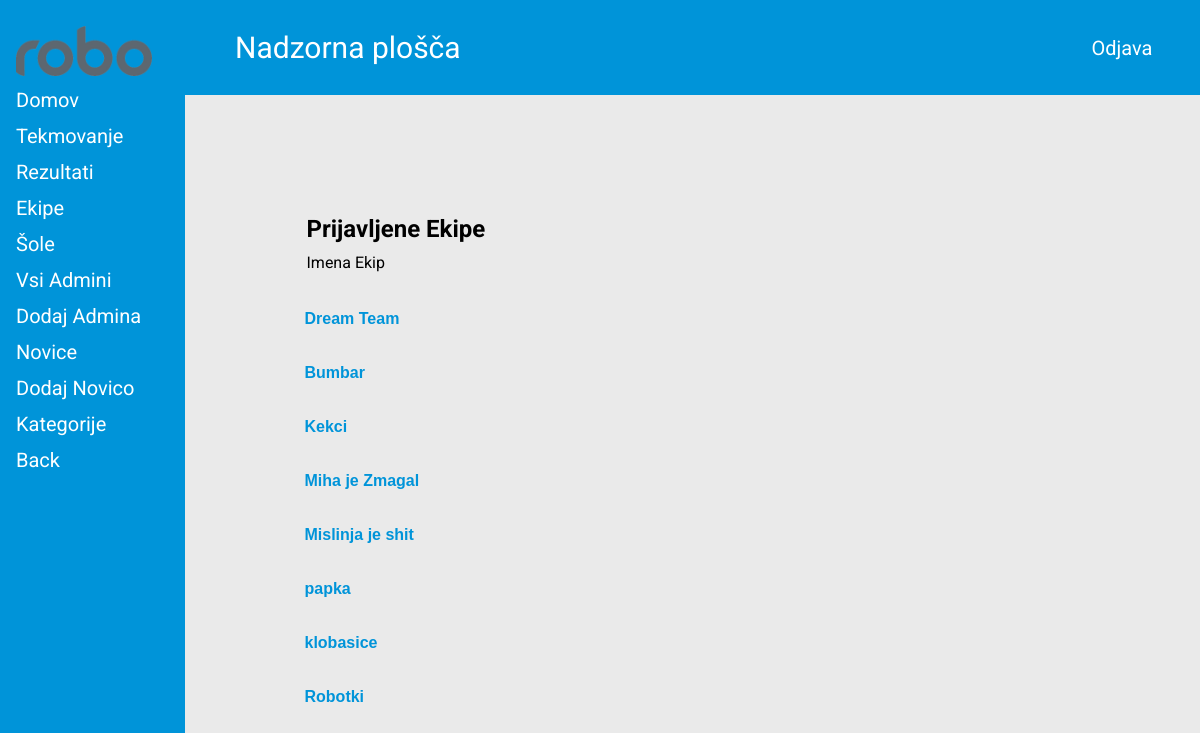
/admin/admin-teams.php (signed in), run on the app's committed database.
### tables this page shows
CREATE TABLE `teams` (
  `id` int(11) NOT NULL,
  `t_name` char(100) DEFAULT NULL,
  `school_id` int(11) DEFAULT NULL,
  `category_id` int(11) DEFAULT NULL,
  `u1` char(255) DEFAULT NULL,
  `u2` char(255) DEFAULT NULL,
  `u3` char(255) DEFAULT NULL,
  `u4` char(255) DEFAULT NULL,
  `u5` char(255) DEFAULT NULL,
  `m1` char(255) DEFAULT NULL,
  `m2` char(255) DEFAULT NULL
);

### admin/admin-teams.php (the view, shortened to what this page needs)
<?php
if ($_SESSION['loggedin'] == true) {
    require("../db.php");
?>
<!DOCTYPE html>
<html lang="en">
<head>
    <link rel="stylesheet" href="../css/admin-teams.css">
</head>
<body>
<div id="page-container">
    <?php include 'admin-header.php'; ?>
    <div class="main">
        <div class="question">
            <div class="question-header">
                    <h1>Prijavljene Ekipe</h1>
                    <p>Imena Ekip</p>
            </div>
            <?php
            $sql = "SELECT * FROM teams";
            $result=mysqli_query($conn, $sql);
            while ($row= mysqli_fetch_array($result)){
            echo '<div>
                <button class="accordion">'.$row['t_name'].'</button>
                <div class="panel">
                    <div class="panel-body">
                        <div class="team-member">
                            <p id="ph">Član/i</p>
                            <ul>
                                <li>'.$row['u1'].'</li>
                                <li>'.$row['u2'].'</li>
                                <li>'.$row['u3'].'</li>
                                <li>'.$row['u4'].'</li>
                                <li>'.$row['u5'].'</li>
                            </ul>
                        </div>
                        <div class="team-mentor">
                            <p id="ph">Mentor/ja</p>
                            <ul>
                                <li>'.$row['m1'].'</li>
                                <li>'.$row['m2'].'</li>
                            </ul>
                        </div>';
                        echo '
                        <div class="team-del">
                            <p id="ph"><a id="red" href="admin-delete-teams.php?a-id='.$row['id'].'">Odstrani</a></p>
                        </div>
                    </div>
                </div>';}?>
            </div>
        </div>
    </div>
</div>
</body>
</html>
<?php
}
else {
    header("Location: ../index.php");
	exit();
}
?>

### css/admin-teams.css (style rules this page uses)
body { margin: 0px; padding: 0px; font-family: roboto, "Roboto"; width: 100%; background-color: #eaeaea; }
:root { --red: hsl(0, 78%, 62%); --cyan: hsl(180, 62%, 55%); --orange: hsl(34, 97%, 64%); --blue: hsl(212, 86%, 64%); --varyDarkBlue: hsl(234, 12%, 34%); --grayishBlue: hsl(229, 6%, 66%); --veryLightGray: hsl(0, 0%, 98%); --weight1: 200; --weight2: 400; --weight3: 600; }
@media (min-width: 450px) { .main { padding-left: 10%; padding-right: 10%; margin-top: 50px; } }
.question { margin-top: 100px; width: 100%; }
.question-header { padding: 20px; text-align: left; background-color: transparent; color: black; }
.question-header h1 { font-size: 150%; padding: 0%; margin: 0; }
.question-header p { color: black; margin-top: 10px; margin-bottom: 0px; }
.accordion { background-color: transparent; color: #0094d9; cursor: pointer; padding: 18px; width: 100%; border: none; text-align: left; outline: none; font-size: medium; font-weight: bold; transition: 0.4s; }

### css/admin-header.css (style rules this page uses)
@media (min-width: 1070px) { #page-container { margin-left: 185px; padding: 0px 0px; } }

### data on the page
teams: t_name "Dream Team"
teams: t_name "Bumbar"
teams: t_name "Kekci"
teams: t_name "Miha je Zmagal"
teams: t_name "Mislinja je shit"
teams: t_name "papka"
teams: t_name "klobasice"
teams: t_name "Robotki"
